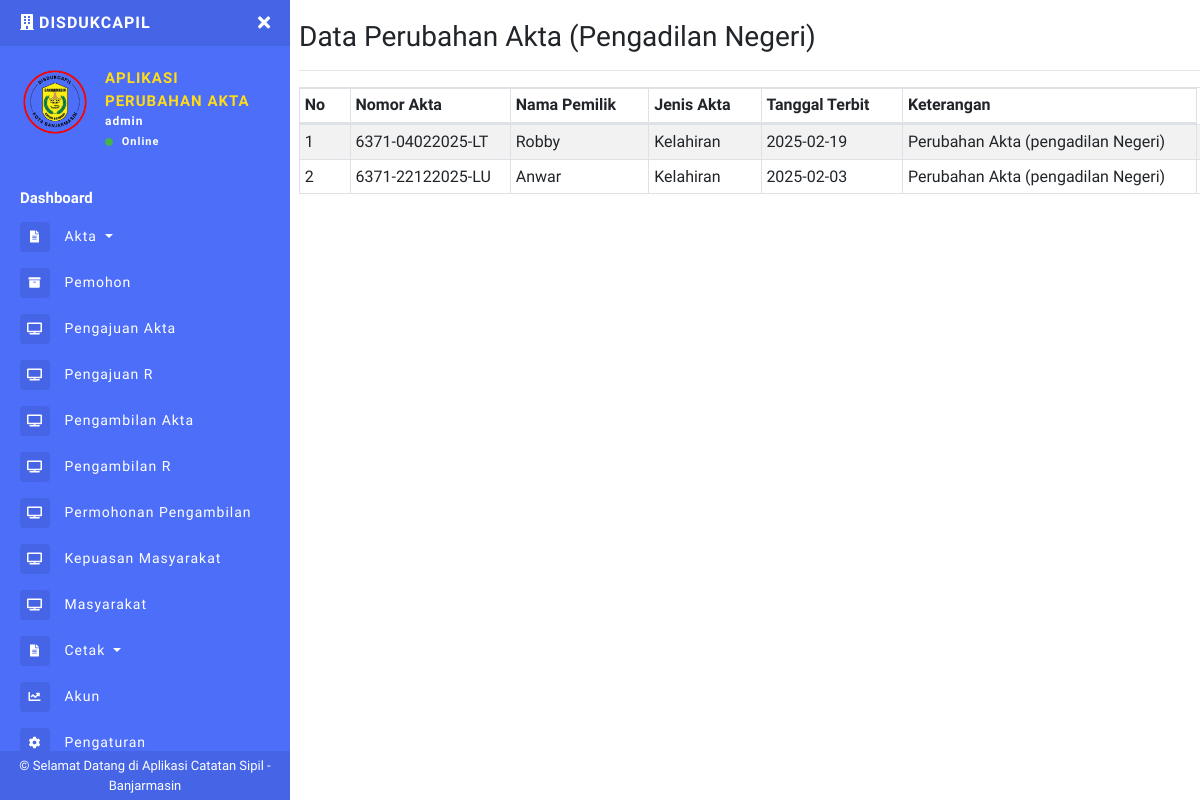
The page /akta_pn_kabid.php (signed in) on the database its author committed.
### tables this page shows
CREATE TABLE `users` (
  `id_user` int(11) NOT NULL,
  `nik` varchar(16) NOT NULL,
  `no_kk` varchar(16) NOT NULL,
  `nama_lengkap` varchar(100) NOT NULL,
  `jk` enum('L','P') NOT NULL,
  `tempat_lahir` varchar(50) DEFAULT NULL,
  `tanggal_lahir` date DEFAULT NULL,
  `alamat` text DEFAULT NULL,
  `no_wa` varchar(15) DEFAULT NULL,
  `email` varchar(100) DEFAULT NULL,
  `password` varchar(255) NOT NULL,
  `role` varchar(255) NOT NULL,
  `logo` varchar(255) NOT NULL
);

CREATE TABLE `akta_pn` (
  `nomor_akta` varchar(255) NOT NULL,
  `nama_pemilik` varchar(100) DEFAULT NULL,
  `jenis_akta` varchar(100) DEFAULT NULL,
  `tanggal_terbit` date DEFAULT NULL,
  `id_keterangan` int(11) DEFAULT NULL,
  `status` varchar(50) DEFAULT NULL
);

CREATE TABLE `jenis_keterangan` (
  `id_keterangan` int(11) NOT NULL,
  `nama_keterangan` varchar(50) NOT NULL
);

### akta_pn_kabid.php (the view, shortened to what this page needs)
<?php include 'sidebar.php'; ?>
<h1 class="h3 mb-0">
  Data Perubahan Akta (Pengadilan Negeri)
</h1>
<hr>
<table class="table table-striped table-sm table-bordered dt-responsive nowrap" id="table" width="100%">
  <thead>
    <tr>
      <th>No</th>
      <th>Nomor Akta</th>
      <th>Nama Pemilik</th>
      <th>Jenis Akta</th>
      <th>Tanggal Terbit</th>
      <th>Keterangan</th>
    </tr>
  </thead>
  <tbody>
    <?php
    $no = 1;
    $data_akta = mysqli_query($conn, "SELECT * FROM akta_pn
                                 LEFT JOIN jenis_keterangan ON akta_pn.id_keterangan = jenis_keterangan.id_keterangan
                                 ORDER BY nomor_akta ASC");
    while ($d = mysqli_fetch_array($data_akta)) {
    ?>
      <tr>
        <td><?php echo $no++; ?></td>
        <td><?php echo $d['nomor_akta']; ?></td>
        <td><?php echo $d['nama_pemilik']; ?></td>
        <td><?php echo $d['jenis_akta']; ?></td>
        <td><?php echo $d['tanggal_terbit']; ?></td>
        <td><?php echo $d['nama_keterangan']; ?></td>
        <td>
        </td>
      </tr>
    <?php } ?>
    <?php include 'footer.php'; ?>

### sidebar.php (shortened to what this page needs)
<?php
include "config.php";
$uid = $_SESSION['id_user'];
$DataLogin = mysqli_fetch_array(mysqli_query($conn, "SELECT * FROM users WHERE id_user='$uid'"));
$role = $DataLogin['role'];
$logo = $DataLogin['logo'];
$data_level = $_SESSION["role"];
?>
<!DOCTYPE html>
<html>
<head>
  <link rel="stylesheet" href="https://maxcdn.bootstrapcdn.com/bootstrap/4.0.0/css/bootstrap.min.css">
  <link href="assets/css/style.css" rel="stylesheet">
  <link href="https://use.fontawesome.com/releases/v5.0.6/css/all.css" rel="stylesheet">
  <link href="assets/vendor/datatables/dataTables.bootstrap4.min.css" rel="stylesheet">
  <link href="assets/vendor/datatables/responsive.bootstrap4.min.css" rel="stylesheet">
</head>
<body>
  <div class="page-wrapper chiller-theme toggled">
    <nav id="sidebar" class="sidebar-wrapper" style="width: 290px">
      <div class="sidebar-content">
        <div class="sidebar-brand">
          <a href="riwayat.php"><i class="fas fa-building mr-1"></i><?php echo $toko ?>DISDUKCAPIL</a>
          <div id="close-sidebar">
            <i class="fas fa-times"></i>
          </div>
        </div>
        <div class="sidebar-header">
          <div class="user-pic" style="height:70px;width:70px;">
            <img class="img-responsive img-rounded" src="assets/images/<?php echo $logo ?>"
              alt="User picture">
          </div>
          <div class="user-info">
            <span class="user-name">APLIKASI
            </span>
            <span class="user-name">PERUBAHAN AKTA
            </span>
            <span class="user-role"><?php echo $role ?></span>
            <span class="user-status">
              <i class="fa fa-circle"></i>
              <span>Online</span>
            </span>
          </div>
        </div>
        <?php
        if ($data_level == "admin") {
        ?>
          <div class="sidebar-menu">
            <ul>
              <li class="header-menu">
                <span>Dashboard</span>
              </li>
              <li>
                <a href="#aktaDropdown" data-toggle="collapse" aria-expanded="false" class="dropdown-toggle">
                  <i class="fas fa-file-alt"></i>
                  <span>Akta</span>
                </a>
              </li>
              <li>
                <a href="pemohon.php">
                  <i class="fas fa-archive"></i>
                  <span>Pemohon</span>
                </a>
              </li>
              <li>
                <a href="pengajuan_akta.php">
                  <i class="fas fa-tv"></i>
                  <span>Pengajuan Akta</span>
                </a>
              </li>
              <li>
                <a href="r_pengajuan.php">
                  <i class="fas fa-tv"></i>
                  <span>Pengajuan R</span>
                </a>
              </li>
              <li>
                <a href="pengambilan_akta.php">
                  <i class="fas fa-tv"></i>
                  <span>Pengambilan Akta</span>
                </a>
              </li>
              <li>
                <a href="r_pengambilan.php">
                  <i class="fas fa-tv"></i>
                  <span>Pengambilan R</span>
                </a>
              </li>
              <li>
                <a href="riwayat.php">
                  <i class="fas fa-tv"></i>
                  <span>Permohonan Pengambilan</span>
                </a>
              </li>
              <li>
                <a href="kepuasan.php">
                  <i class="fas fa-tv"></i>
                  <span>Kepuasan Masyarakat</span>
                </a>
              </li>
              <li>
                <a href="masyarakat.php">
                  <i class="fas fa-tv"></i>
                  <span>Masyarakat</span>
                </a>
              </li>
              <li>
                <a href="#reportsDropdown" data-toggle="collapse" aria-expanded="false" class="dropdown-toggle">
                  <i class="fas fa-file-alt"></i>
                  <span>Cetak</span>
                </a>
              </li>
              <li>
                <a href="akuns.php">
                  <i class="fa fa-chart-line"></i>
                  <span>Akun</span>
                </a>
              </li>
              <li>
                <a href="pengaturan.php">
                  <i class="fa fa-cog"></i>
                  <span>Pengaturan</span>
                </a>
              </li>
              <li>
                <a href="#Exit" data-toggle="modal">
                </a>
              </li>
            </ul>
          </div>
        <?php
        }
        ?>
      </div>
      <div class="sidebar-footer" style="background-color :#4565e6;">
        © Selamat Datang di Aplikasi Catatan Sipil - Banjarmasin
      </div>
    </nav>
    <main class="page-content ml-4">
      <div class="container-fluid">

### rows shown on the page
users: logo (picture), role "admin"
akta_pn: nomor_akta "6371-04022025-LT", nama_pemilik "Robby", jenis_akta "Kelahiran", tanggal_terbit "2025-02-19", id_keterangan.nama_keterangan "Perubahan Akta (pengadilan Negeri)"
akta_pn: nomor_akta "6371-22122025-LU", nama_pemilik "Anwar", jenis_akta "Kelahiran", tanggal_terbit "2025-02-03", id_keterangan.nama_keterangan "Perubahan Akta (pengadilan Negeri)"
